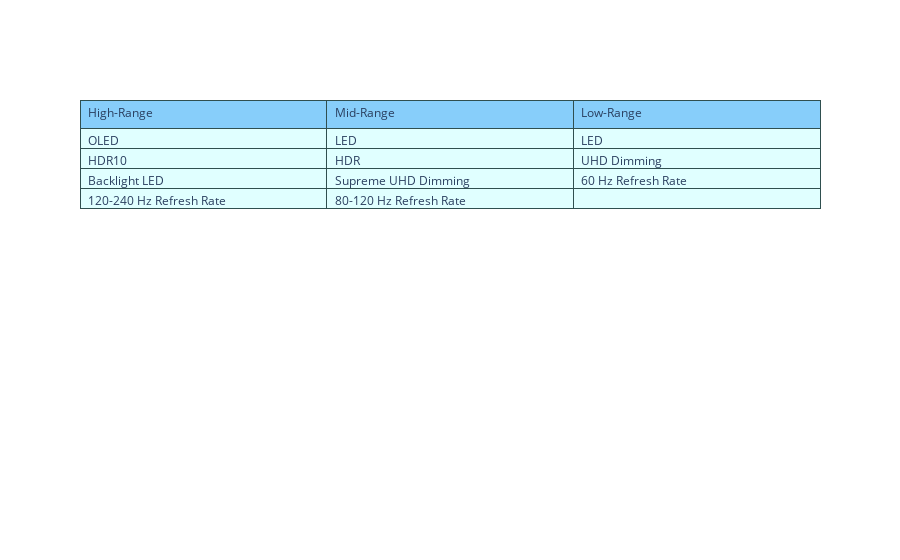

Here is the notebook cell this chart was saved with:
### Code cell
# Product features at price-points

fig = go.Figure(data=[go.Table(
    header=dict(values=['High-Range', 'Mid-Range', 'Low-Range'],
            line_color='darkslategray',
            fill_color='lightskyblue',
            align='left'),
    cells=dict(values=[['OLED', 'HDR10', 'Backlight LED', '120-240 Hz Refresh Rate'], 
                       ['LED', 'HDR', 'Supreme UHD Dimming', '80-120 Hz Refresh Rate'],
                       ['LED', 'UHD Dimming', '60 Hz Refresh Rate']],
               line_color='darkslategray',
               fill_color='lightcyan',
               align='left'))
])

fig.show()

#fig.write_image("images/fig9.png")

### Figure 1 — Plotly figure (JSON) as saved in the notebook; plotly's stock layout.template omitted (floating-point values rounded to 4 significant figures)
{"data": [{"cells": {"align": "left", "fill": {"color": "lightcyan"}, "line": {"color": "darkslategray"}, "values": [["OLED", "HDR10", "Backlight LED", "120-240 Hz Refresh Rate"], ["LED", "HDR", "Supreme UHD Dimming", "80-120 Hz Refresh Rate"], ["LED", "UHD Dimming", "60 Hz Refresh Rate"]]}, "header": {"align": "left", "fill": {"color": "lightskyblue"}, "line": {"color": "darkslategray"}, "values": ["High-Range", "Mid-Range", "Low-Range"]}, "type": "table"}], "layout": {}}
